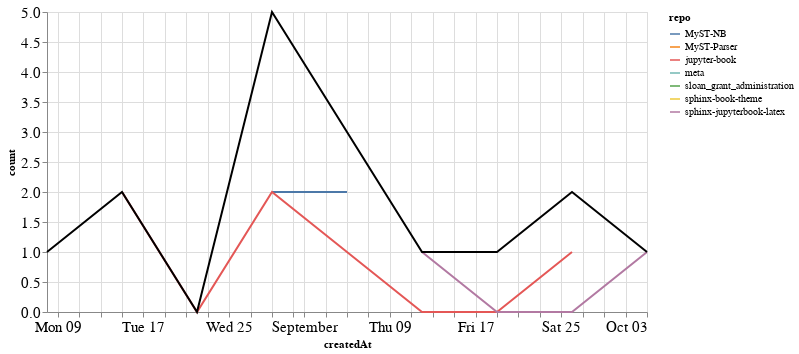

Source (notebook cell):
### Markdown cell above
### PRs

### Code cell
prs_time = prs.groupby('repo').resample('W', on='createdAt').count()['author'].reset_index()
prs_time = prs_time.rename(columns={'author': 'count'})
prs_time_total = prs_time.groupby('createdAt').agg({"count": "sum"}).reset_index()

ch1 = alt.Chart(prs_time, width=600).mark_line().encode(
    x='createdAt',
    y='count',
    color='repo',
    tooltip="repo"
)

ch2 = alt.Chart(prs_time_total, width=600).mark_line(color="black").encode(
    x='createdAt',
    y='count',
)

ch1 + ch2

### Figure 1 — Vega-Lite specification as saved in the notebook (floating-point values rounded to 4 significant figures)
{"config": {"axisLeft": {"labelFontSize": 15}, "axisBottom": {"labelFontSize": 15}}, "layer": [{"data": {"name": "data-04a555a008c4077d1d919761a3132ea7"}, "mark": "line", "encoding": {"color": {"type": "nominal", "field": "repo"}, "tooltip": {"type": "nominal", "field": "repo"}, "x": {"type": "temporal", "field": "createdAt"}, "y": {"type": "quantitative", "field": "count"}}, "width": 600}, {"data": {"name": "data-cbe63debd3d8a8f8262d9b12fa178752"}, "mark": {"type": "line", "color": "black"}, "encoding": {"x": {"type": "temporal", "field": "createdAt"}, "y": {"type": "quantitative", "field": "count"}}, "width": 600}], "$schema": "https://vega.github.io/schema/vega-lite/v4.8.1.json", "datasets": {"data-04a555a008c4077d1d919761a3132ea7": [{"repo": "MyST-NB", "createdAt": "2021-08-29T00:00:00", "count": 2}, {"repo": "MyST-NB", "createdAt": "2021-09-05T00:00:00", "count": 2}, {"repo": "MyST-Parser", "createdAt": "2021-08-29T00:00:00", "count": 1}, {"repo": "jupyter-book", "createdAt": "2021-08-15T00:00:00", "count": 2}, {"repo": "jupyter-book", "createdAt": "2021-08-22T00:00:00", "count": 0}, {"repo": "jupyter-book", "createdAt": "2021-08-29T00:00:00", "count": 2}, {"repo": "jupyter-book", "createdAt": "2021-09-05T00:00:00", "count": 1}, {"repo": "jupyter-book", "createdAt": "2021-09-12T00:00:00", "count": 0}, {"repo": "jupyter-book", "createdAt": "2021-09-19T00:00:00", "count": 0}, {"repo": "jupyter-book", "createdAt": "2021-09-26T00:00:00", "count": 1}, {"repo": "meta", "createdAt": "2021-08-08T00:00:00", "count": 1}, {"repo": "sloan_grant_administration", "createdAt": "2021-09-26T00:00:00", "count": 1}, {"repo": "sphinx-book-theme", "createdAt": "2021-09-19T00:00:00", "count": 1}, {"repo": "sphinx-jupyterbook-latex", "createdAt": "2021-09-12T00:00:00", "count": 1}, {"repo": "sphinx-jupyterbook-latex", "createdAt": "2021-09-19T00:00:00", "count": 0}, {"repo": "sphinx-jupyterbook-latex", "createdAt": "2021-09-26T00:00:00", "count": 0}, {"repo": "sphinx-jupyterbook-latex", "createdAt": "2021-10-03T00:00:00", "count": 1}], "data-cbe63debd3d8a8f8262d9b12fa178752": [{"createdAt": "2021-08-08T00:00:00", "count": 1}, {"createdAt": "2021-08-15T00:00:00", "count": 2}, {"createdAt": "2021-08-22T00:00:00", "count": 0}, {"createdAt": "2021-08-29T00:00:00", "count": 5}, {"createdAt": "2021-09-05T00:00:00", "count": 3}, {"createdAt": "2021-09-12T00:00:00", "count": 1}, {"createdAt": "2021-09-19T00:00:00", "count": 1}, {"createdAt": "2021-09-26T00:00:00", "count": 2}, {"createdAt": "2021-10-03T00:00:00", "count": 1}]}}
